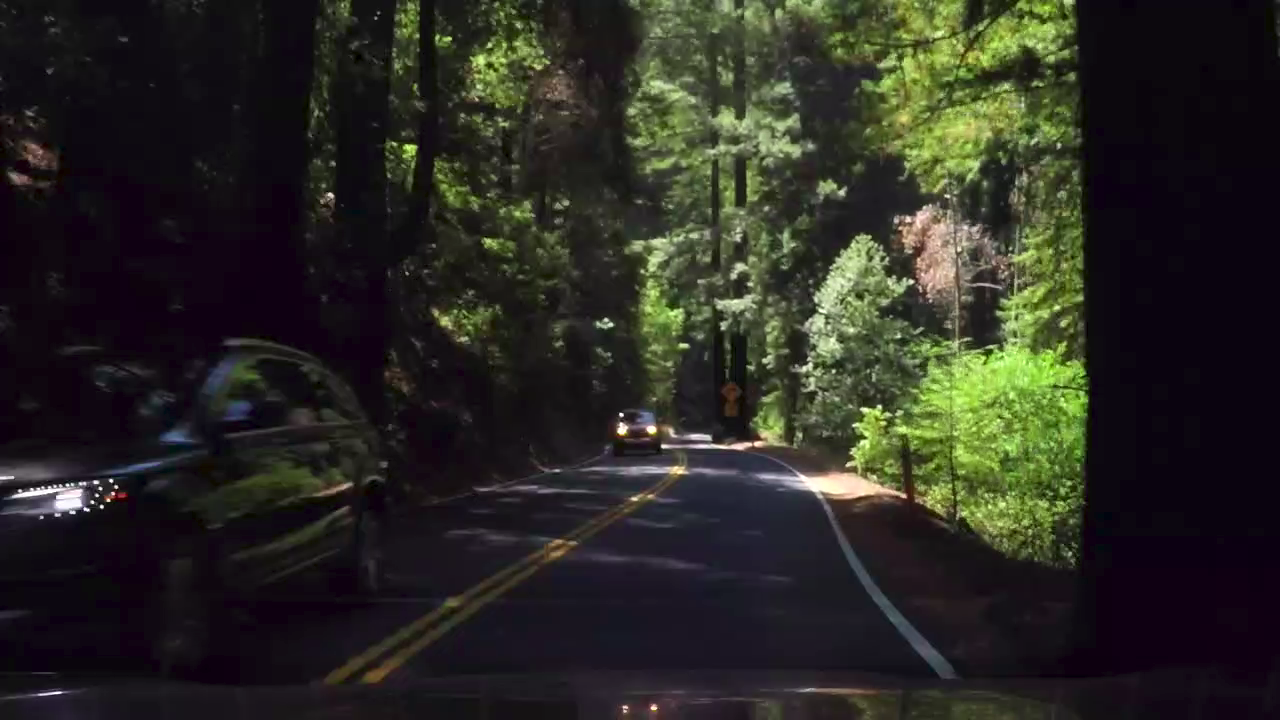
#> input picture testing/shadowimage2.png, 1280 x 720 px
$ jupyter execute kerenl_testing.ipynb
#> lines starting #> are read from the running program, lines starting #| are printed output that depends on the picture; after the words box and inside, x2 and y2 are one past the last pixel; in counts of white or black regions, pixels touching at a corner belong together
[cell 1]
import cv2
import numpy as np
import matplotlib.pyplot as plt

[cell 2]
identity = np.array([[0.,0.,0.],
                     [0.,1.,0.],
                     [0.,0.,0.]])
# Sharpen
sharpen = np.array([[0, -1, 0],
                    [-1, 5, -1],
                    [0, -1, 0]])
# Gaussian Blur
gaussian = (1 / 16.0) * np.array([[1., 2., 1.],
                                  [2., 4., 2.],
                                  [1., 2., 1.]])

gaussian_5x5 = (1/256.0)*np.array([[1., 4., 6., 4., 1.],
                                   [4., 16., 24., 16., 4.],
                                   [6., 24., 36., 24., 6.],
                                   [4., 16., 24., 16., 4.],
                                   ])
# for edges in X axis
sobel_edge_kernel_x = np.array([[1., 2., 1.],
                              [0., 0., 0.],
                              [-1., -2., -1]])
# for edges in Y axis
sobel_edge_kernel_y = np.array([[1., 0., -1.],
                              [2., 0., -2.],
                              [1., 0., -1.]])

median = np.array([[1,1,1],
                   [1,1,1],
                   [1,1,1]])

mean = (1/9)*np.array([[1,1,1],
                 [1,1,1],
                 [1,1,1]])

Laplacian_gaussain = np.array([[0,1,0],
                              [1,-4,1],
                              [0,1,0]])

edge_enhancement = np.array([[-1,-1,-1],
                             [-1,8,-1],
                             [-1,-1,-1]])

robert_cross_1 = np.array([[1,0],
                           [0,-1]])

robert_cross_2 = np.array([[-1,0],
                           [0,1]])

[cell 3]
def convoperation(image, kernels):
    result= np.copy(image)
    for kernel in kernels:
        result = cv2.filter2D(result, -1, kernel)
    cv2.imshow('Original Image', image)
    cv2.imshow('original egde',cv2.Canny(image,75,150))

    cv2.imshow('kernel Image', result)

    cv2.imshow('egde',cv2.Canny(result,75,150))
    cv2.waitKey(0)
    cv2.destroyAllWindows()

Dark_images

[cell 4]
image = cv2.imread("testing/shadowimage2.png")
#> image is the input picture: shape (720, 1280, 3); mean B, G, R 34.6, 41.1, 41.8
# image = cv2.imread("testing/shadowimage.png")
image = cv2.imread("testing/darklane.png")
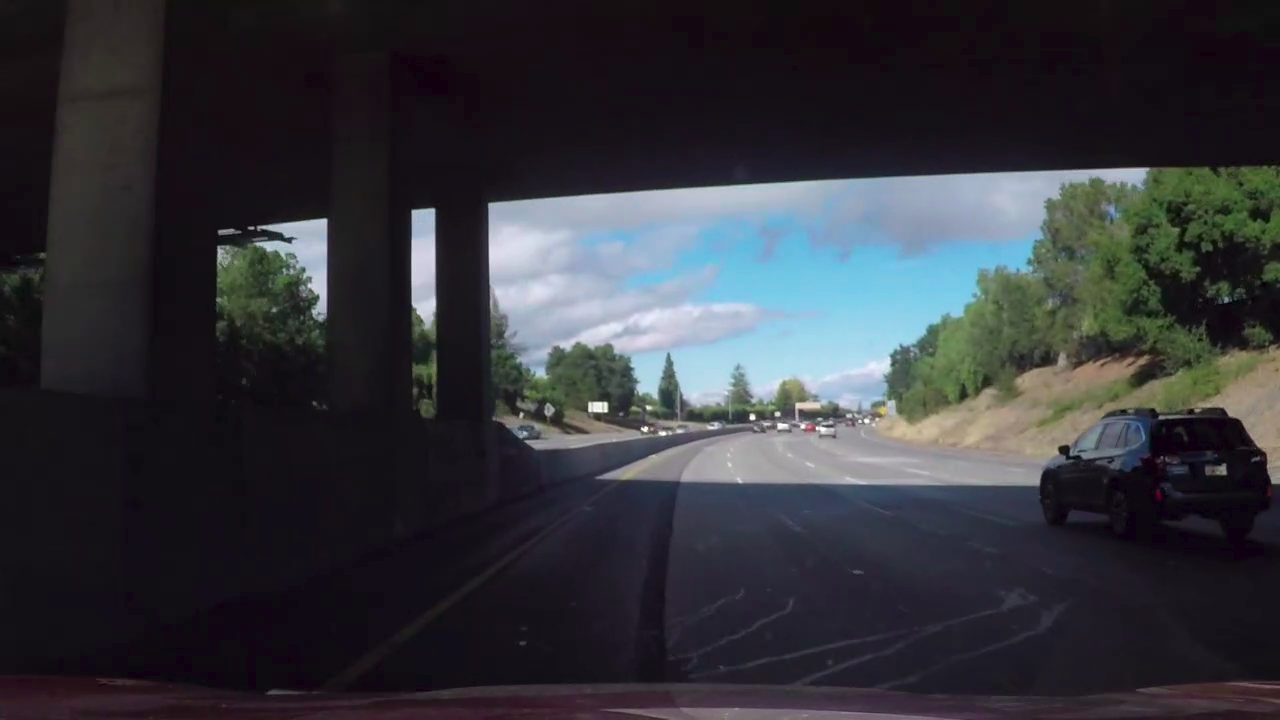
#> input picture testing/darklane.png, 1280 x 720 px
#> image is the input picture: shape (720, 1280, 3); mean B, G, R 59.1, 53.3, 52.2
image = cv2.cvtColor(image, cv2.COLOR_BGR2RGB)
plt.imshow(image)

[cell 5]
#for brighten
test_kernel1 = np.array([[1,0,0],
                        [0,1,0],
                        [0,0,1]])
test_kernel2 = np.array([[0.2,0.2,0.,2],
                        [0.2,0.2,0.,2],
                        [0.2,0.2,0.,2]])
test_kernel3 = np.array([[0.1,0.1,0.1],
                         [0.1,0.1,0.1],
                         [0.1,0.1,0.1]])

Both test kernel are used to brighten the lane in dark condition and work well but the 2nd kernel brightness is much higher which distorts the image

[cell 6]
convoperation(image,[test_kernel1])
#> the loop in convoperation, `for kernel in kernels:` made 1 pass
#> kernel on pass 1: [[1, 0, 0], [0, 1, 0], [0, 0, 1]]
#> in convoperation, `cv2.imshow('original egde',cv2.Canny(image,75,150))`:
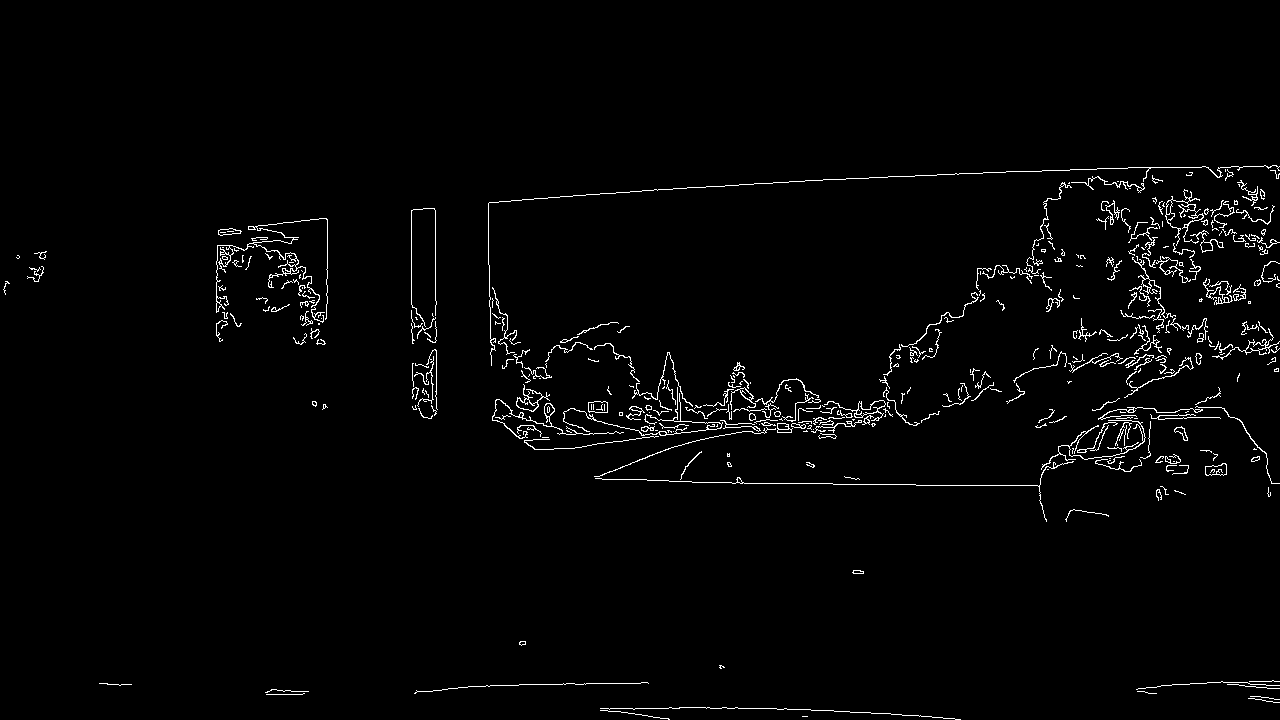
#> window 'original egde': shape (720, 1280); 1.9% white in thin lines or dots, all inside (x1, y1, x2, y2) = (3, 165, 1280, 720)

[cell 7]
convoperation(image,[test_kernel2])
#> the loop in convoperation (call 2), `for kernel in kernels:` made 1 pass
#> kernel on pass 1: [[0.2, 0.2, 0, 2], [0.2, 0.2, 0, 2], [0.2, 0.2, 0, 2]]

[cell 8]
convoperation(image,[test_kernel3])

Sharpen for dark images

[cell 9]
convoperation(image,[sharpen,sharpen,gaussian_5x5])

[cell 10]
convoperation(image,[edge_enhancement,gaussian_5x5])
#> the loop in convoperation (call 5), `for kernel in kernels:` made 2 passes
#> kernel on pass 1: [[-1, -1, -1], [-1, 8, -1], [-1, -1, -1]]
#> pass 1, in convoperation (call 5), `result = cv2.filter2D(result, -1, kernel)`:
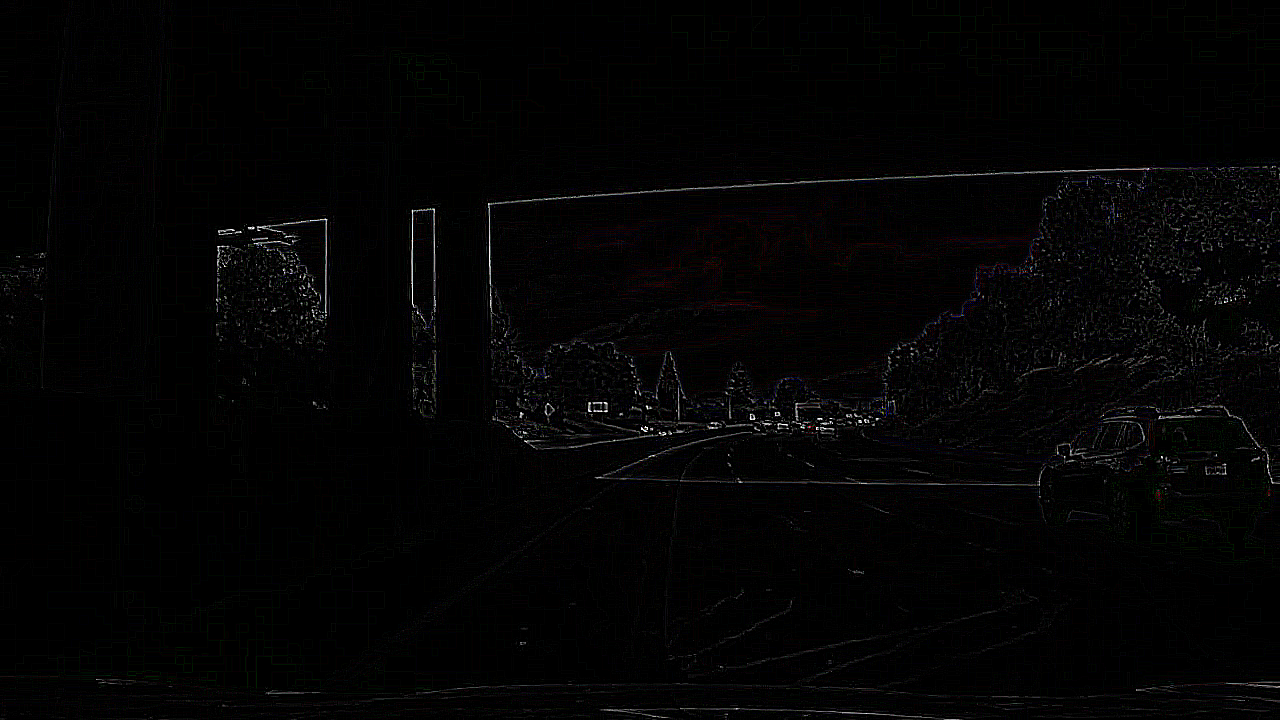
#> result: shape (720, 1280, 3); mean R, G, B 3.5, 3.4, 3.5
#> in convoperation (call 5), `cv2.imshow('egde',cv2.Canny(result,75,150))`:
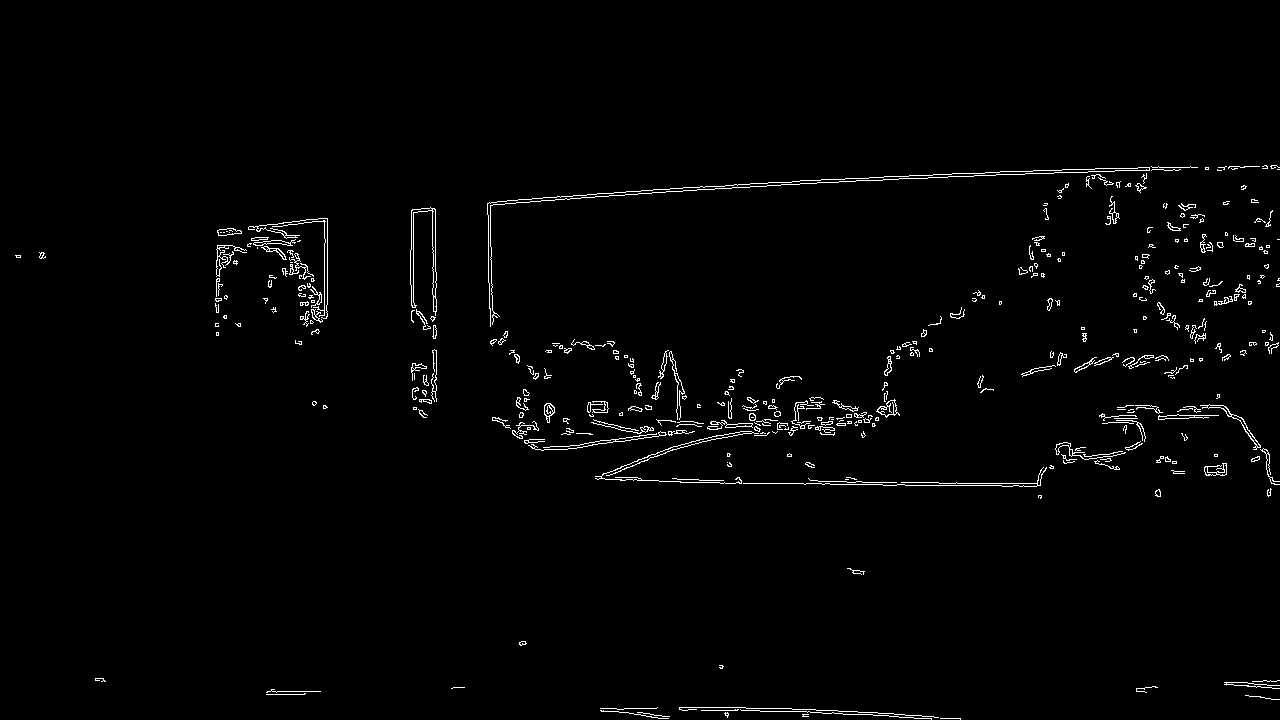
#> window 'egde': shape (720, 1280); 1.6% white in thin lines or dots, all inside (x1, y1, x2, y2) = (15, 165, 1280, 720)
